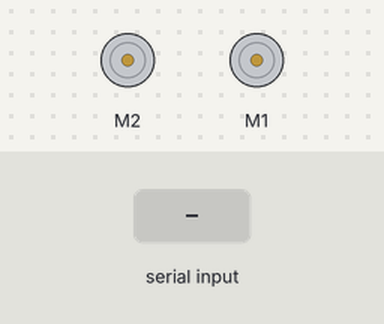
A sketch run on a simulated Arduino Uno, built with avr-gcc and run on an emulated ATmega328P. On the bench: 2 × DC motor (green arrow = forward, orange = backward, longer = faster). Inputs (shaded band) come from the test bench.

Above: at 1.2 s.
1.3 s: "1" received over Serial
At 3.3 s:
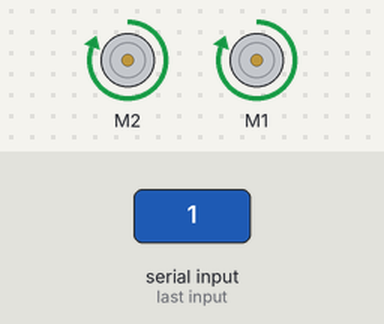
Timing chart, 0 to 4.8 s (numbered marks = the images above; inputs shaded):
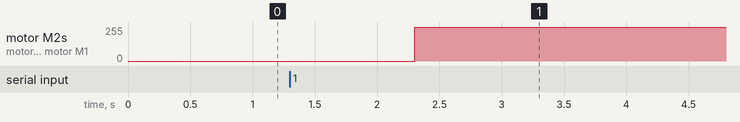

Measured:
- after the input at 1.3 s, motor M2, motor M1: stopped → forward 255/255 after 1.0 s

The sketch:

base_driver.ino
```cpp
#include "DualVNH5019MotorShield.h"
#include <PID_v1.h>

static const int8_t lookup_table[] = {0,-1,1,0,1,0,0,-1,-1,0,0,1,0,1,-1,0};
const size_t data_size = 3;
const char IS_ENCODER = 0x80;
unsigned int motor_one = 400, motor_two = 400;
volatile long lenc_count = 0;
volatile long renc_count = 0;
unsigned char cmd[data_size];
unsigned char enc[4];

long old_cl = 0;
long old_cr = 0;
long old_t = 0;
long dt = 0;
double change_el = 0;
double change_er = 0;
double vel_l = 0;
double vel_r = 0;
int index = 0;
uint16_t temp;
// double kp = 50 , ki = 100, kd = 10;
double kp = 60 , ki = 0, kd = 10;

double inputr = 0, outputr = 0, setpointr = 0;
double inputl = 0, outputl = 0, setpointl = 0;

PID velRPid(&inputr, &outputr, &setpointr, kp, ki, kd, REVERSE);
PID velLPid(&inputl, &outputl, &setpointl, kp, ki, kd, REVERSE);

DualVNH5019MotorShield md;

void setup() {
    Serial.begin(115200);
    md.init();
    attachInterrupt(digitalPinToInterrupt(18),lencoder,CHANGE);
    attachInterrupt(digitalPinToInterrupt(19),lencoder,CHANGE);
    attachInterrupt(digitalPinToInterrupt(20),rencoder,CHANGE);
    attachInterrupt(digitalPinToInterrupt(21),rencoder,CHANGE);
    velRPid.SetMode(AUTOMATIC);
    velRPid.SetSampleTime(1);
    velRPid.SetOutputLimits(-400, 400);
    velLPid.SetMode(AUTOMATIC);
    velLPid.SetSampleTime(1);
    velLPid.SetOutputLimits(-400, 400);
}

void loop() {
    index++;
    if (index >= 35){
        change_el = lenc_count - old_cl;
        change_er = renc_count - old_cr;
        dt = micros() - old_t;
        old_cl = lenc_count;
        old_cr = renc_count;
        old_t = micros();
        vel_l = (change_el * 6413.900601)/dt;
        vel_r = (change_er * 6413.900601)/dt;
        index = 0;
    }
    if (Serial.available() > 0) {
        Serial.readBytes(cmd, data_size);
        if (cmd[0] & IS_ENCODER) {
            enc[0] = (lenc_count & 0xff);
            enc[1] = (lenc_count & 0xff00) >> 8;
            enc[2] = (lenc_count & 0xff0000) >> 16;
            enc[3] = (lenc_count & 0xff000000) >> 24;
            Serial.write(enc, 4);
            enc[0] = (renc_count & 0xff);
            enc[1] = (renc_count & 0xff00) >> 8;
            enc[2] = (renc_count & 0xff0000) >> 16;
            enc[3] = (renc_count & 0xff000000) >> 24;
            Serial.write(enc, 4);
            temp = (double)1000 * vel_l;
            enc[0] = (temp & 0xff);
            enc[1] = (temp & 0xff00) >> 8;
            temp = (double)1000 * vel_r;
            enc[2] = (temp & 0xff);
            enc[3] = (temp & 0xff00) >> 8;
            Serial.write(enc, 4);
        } else {
            motor_one = cmd[0] << 4;
            motor_one |= ((cmd[1] & 0xf0) >> 4);
            motor_two = (cmd[1] & 0x0f) << 7;
            motor_two |= (cmd[2] & 0xfe) >> 1;
            setpointl = ((int)motor_one - 1024)/10;
            setpointr = ((int)motor_two - 1024)/10;
        }
    }
    inputl = vel_l;
    inputr = vel_r;
    velLPid.Compute();
    velRPid.Compute();
    md.setM2Speed(outputl);
    md.setM1Speed(outputr);
}
void lencoder()
{
    static uint8_t enc_val = 0;
    enc_val = enc_val << 2;
    enc_val = enc_val | ((PIND & 0b1100) >> 2);

    lenc_count = lenc_count + lookup_table[enc_val & 0b1111];
}

void rencoder()
{
    static uint8_t enc_val = 0;
    enc_val = enc_val << 2;
    enc_val = enc_val | (PIND & 0b0011);

    renc_count = renc_count + lookup_table[enc_val & 0b1111];
}
```
